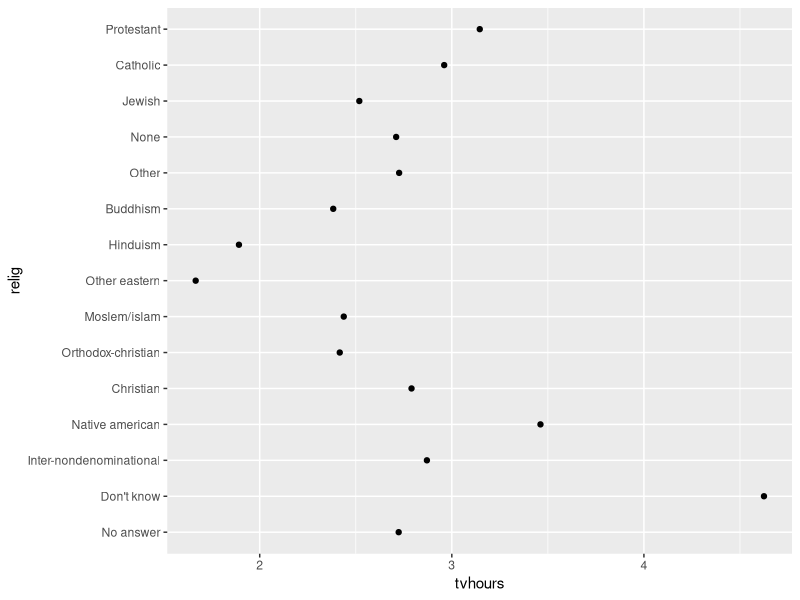
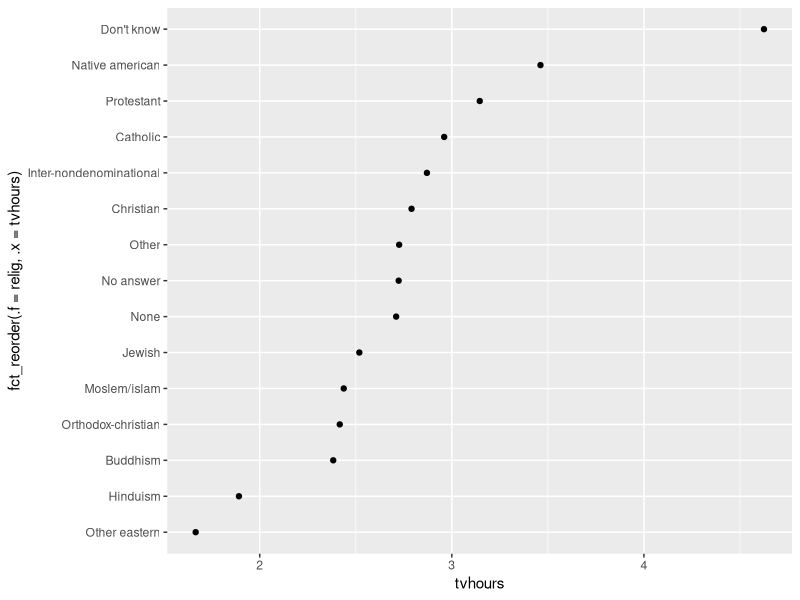
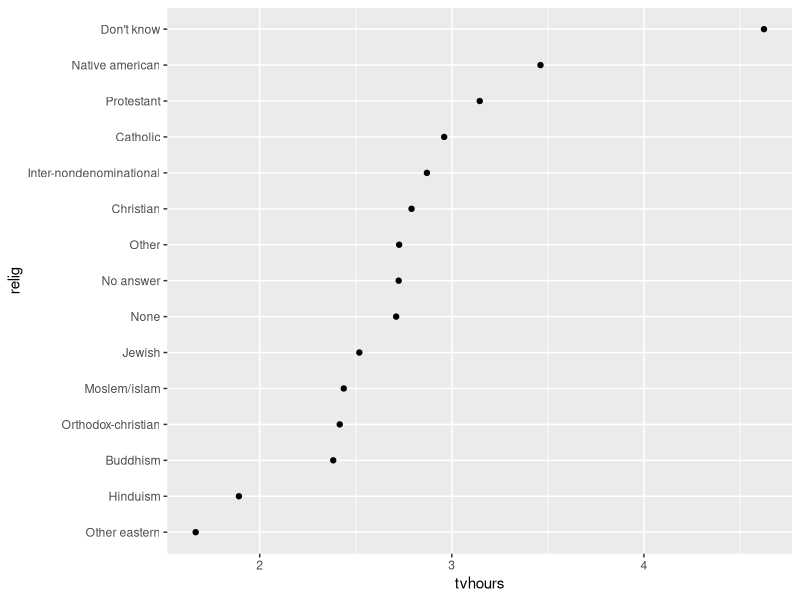
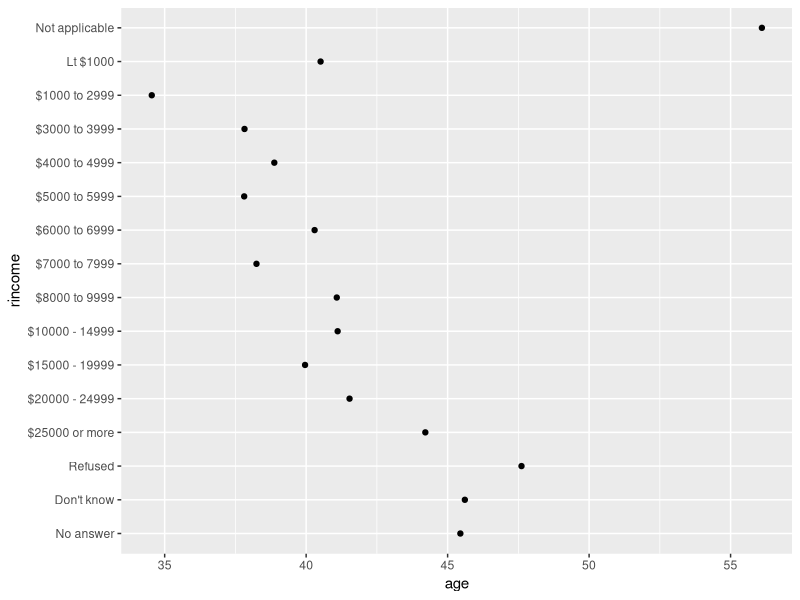
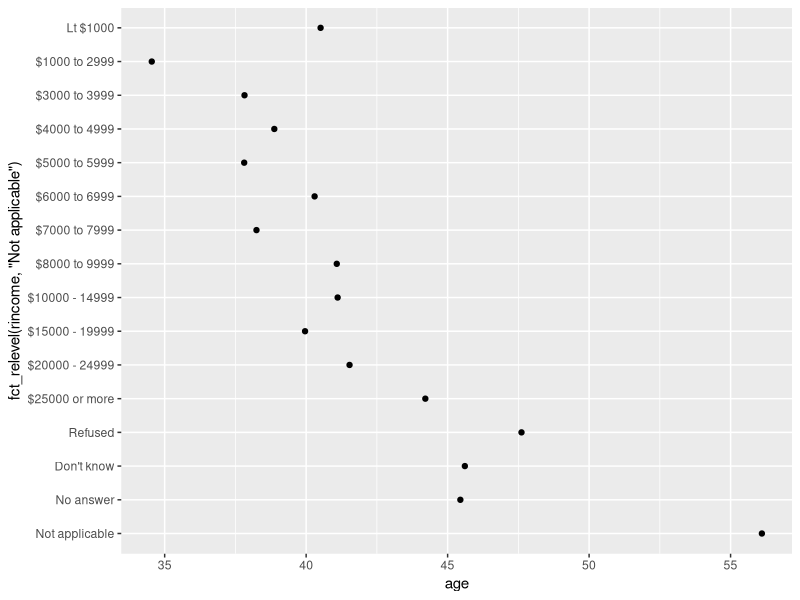
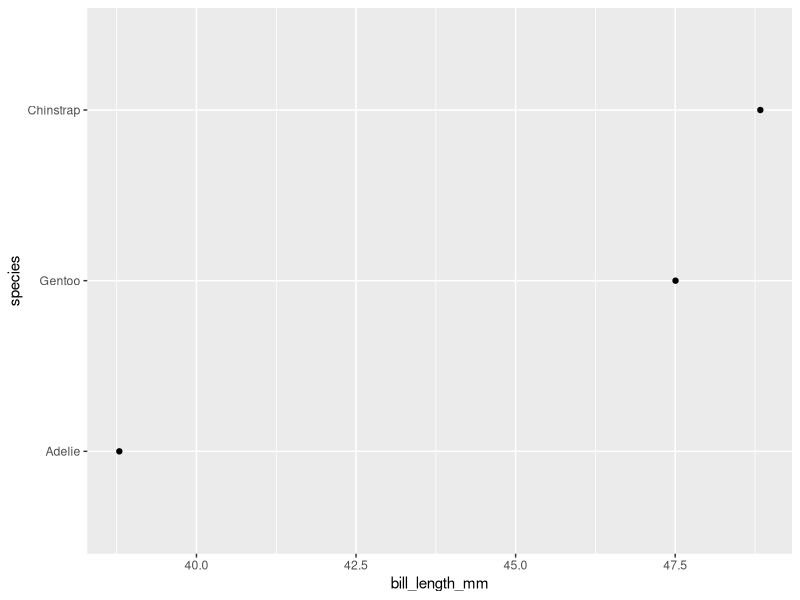
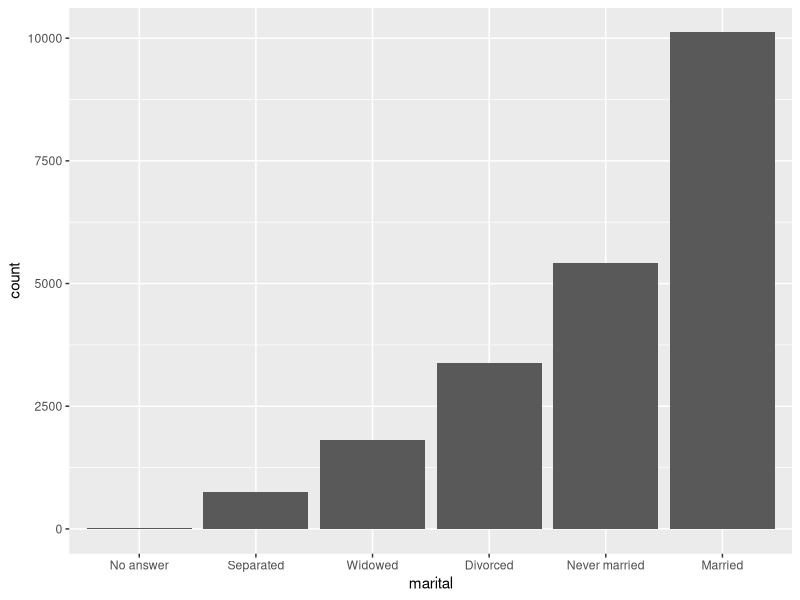

These charts were generated, in order, by the following R code:
## ---- chunk 1
knitr::opts_chunk$set(echo = TRUE)
## ---- chunk 2
x <- c("Dec", "Apr", "Jan", "Mar")
month_levels <- c(
    "Jan", "Feb", "Mar", "Apr", "May", "Jun",
    "Jul", "Aug", "Sep", "Oct", "Nov", "Dec"
)

y <- factor(x, levels = month_levels)
y
sort(y)
## ---- chunk 3
library(tidyverse)

x1_original <- c(10, 10, 10, 50, 60, 20, 20, 40)
x1_factor <- factor(x1_original)
attributes(x1_factor)

tibble(x1_original, x1_factor) %>%
    mutate(x1_numeric = as.numeric(x1_factor))
## ---- chunk 4
a <- factor(c("hello", "goodbye"))
a
as.numeric(a)
## ---- chunk 5
library("forcats")
gss_cat

gss_cat %>%
    count(race)
table(gss_cat$race, useNA = "ifany")
summary(gss_cat$race)
## ---- chunk 6
gss_cat %>%
    count(relig)
levels(gss_cat$relig)
## ---- chunk 7
relig_summary <- gss_cat %>%
    group_by(relig) %>%
    summarise(
        tvhours = mean(tvhours, na.rm = TRUE),
        n = n()
    )

relig_summary %>%
    ggplot(aes(x = tvhours, y = relig)) +
    geom_point()
## ---- chunk 8
relig_summary %>%
    ggplot(aes(
        x = tvhours,
        y = fct_reorder(.f = relig, .x = tvhours)
    )) +
    geom_point()
# the same as:
relig_summary %>%
    mutate(relig = fct_reorder(relig, tvhours)) %>%
    ggplot(aes(x = tvhours, y = relig)) +
    geom_point()

rincome_summary <-
    gss_cat %>%
    group_by(rincome) %>%
    summarise(
        age = mean(age, na.rm = TRUE),
        n = n()
    )

## Original rincome order
rincome_summary %>%
    ggplot(aes(x = age, y = rincome)) +
    geom_point()

rincome_summary %>%
    ggplot(aes(age, fct_relevel(rincome, "Not applicable"))) +
    geom_point()
## ---- chunk 9
library("tidyverse")
library("palmerpenguins")
bill_info <- penguins %>%
  group_by(species) %>%
  summarise(bill_length_mm = mean(bill_length_mm, na.rm = T)) %>%
  mutate(species = fct_rev(fct_reorder(.f = species, .x=bill_length_mm, .desc = T)))

bill_info %>% ggplot(aes(x=bill_length_mm, y=species)) + 
  geom_point()

## ---- chunk 10
gss_cat %>%
    mutate(marital = marital %>% fct_infreq() %>% fct_rev()) %>%
    ggplot(aes(marital)) +
    geom_bar()
## ---- chunk 11
gss_cat %>%
    mutate(partyid = fct_recode(partyid,
        "Republican, strong"    = "Strong republican",
        "Republican, weak"      = "Not str republican",
        "Independent, near rep" = "Ind,near rep",
        "Independent, near dem" = "Ind,near dem",
        "Democrat, weak"        = "Not str democrat",
        "Democrat, strong"      = "Strong democrat"
    )) %>%
    count(partyid)

gss_cat %>%
    mutate(partyid = fct_recode(partyid,
        "Republican, strong"    = "Strong republican",
        "Republican, weak"      = "Not str republican",
        "Independent, near rep" = "Ind,near rep",
        "Independent, near dem" = "Ind,near dem",
        "Democrat, weak"        = "Not str democrat",
        "Democrat, strong"      = "Strong democrat",
        "Other"                 = "No answer",
        "Other"                 = "Don't know",
        "Other"                 = "Other party"
    )) %>%
    count(partyid)
## ---- chunk 12
gss_cat %>%
    mutate(partyid = fct_collapse(partyid,
        "other" = c("No answer", "Don't know", "Other party"),
        "rep" = c("Strong republican", "Not str republican"),
        "ind" = c("Ind,near rep", "Independent", "Ind,near dem"),
        "dem" = c("Not str democrat", "Strong democrat")
    )) %>%
    count(partyid)
